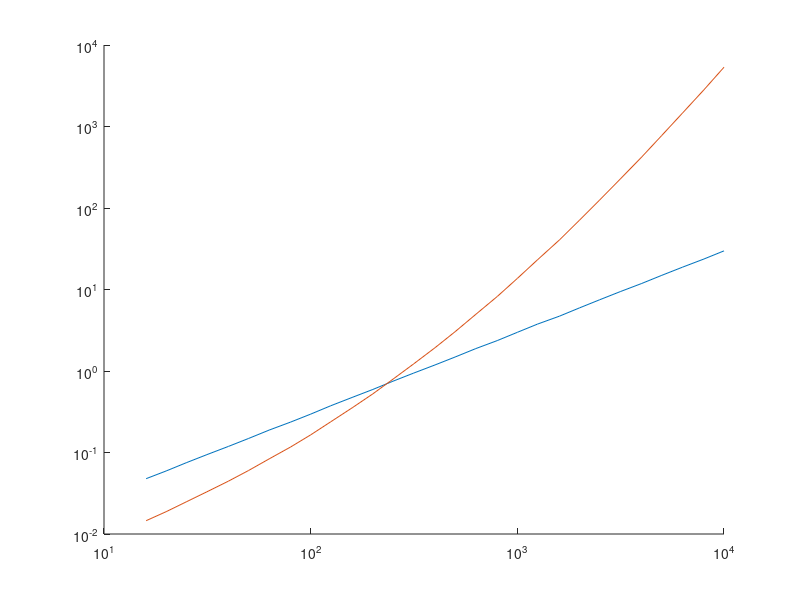

This chart was generated by the following MATLAB code: (Note: this script raises an error after producing the figure.)
clear all
close all
fig = 1;
fig_flag = 1;

%% Datos

Lx = 1;     % m
Ly = 1.25;  % m
H  = 50e-3; % m

Panel = struct();
Panel.A         = Lx*Ly;    % m^2
Panel.thickness = 5e-3;     % m
Panel.rho       = 2700;     % kg/m^3
Panel.E         = 70e9;     % Pa
Panel.nu        = 0.3;
Panel.D         = Panel.E*Panel.thickness^3/12/(1-Panel.nu^2);

Aire = struct();
Aire.rho        = 1.225;    % kg/m^3
Aire.c          = 343;      % m/s
Aire.V          = Panel.A*H;                      
Aire.A          = 2 * Panel.A + 2*(Lx+Ly) * H ;
Aire.L          = 4*(Lx+Ly+H);

%% /////// APARTADO A /////// %%
%% Número de modos por banda

% Frecuencias en bandas de tercio de octava con la siguiente estrcutura:
%   Límite inferior, Frecuencia central, Límite superior, Incremento
try 
    load('Frecuencias.mat','Frecuencias');
catch
    disp('Error al cargar Frecuencias.mat')
end

% Paneles
Panel.modos(:,:) = Frecuencias(:,:);
Panel.modos(:,5) = Panel.A/4/pi * (Panel.rho*Panel.thickness/Panel.D)^0.5; % modos/(rad/s)
Panel.modos(:,6) = Panel.modos(:,5) .* Panel.modos(:,4);

% Capas de aire
Aire.modos(:,:) = Frecuencias(:,:);
Aire.modos(:,5) = Aire.V/pi/Aire.c * (Frecuencias(:,2).*2*pi ./ Aire.c).^2 +...
    Aire.A/4/Aire.c * (Frecuencias(:,2).*2*pi ./ Aire.c) + ...
    Aire.L/8/Aire.c; % modos/(rad/s)
Aire.modos(:,6) = Aire.modos(:,5) .* Aire.modos(:,4);

% Requisito para el SEA

idx = min(find(Panel.modos(:,6)>5));
Panel.f_SEA = Panel.modos(idx,2);

idx = min(find(Aire.modos(:,6)>5));
Aire.f_SEA = Aire.modos(idx,2);

clear idx

SEA_frec = max([Panel.f_SEA, Aire.f_SEA]);

if fig_flag == 1
    figure(fig)
    set(gca, 'XScale', 'log')
    set(gca, 'YScale', 'log')
    hold on
    plot(Panel.modos(:,2),Panel.modos(:,6), 'DisplayName', 'Panel')
    plot(Aire.modos(:,2), Aire.modos(:,6),  'DisplayName', 'Aire' )
    yline(5,'--','Color','k','DisplayName', 'N=5')
    xline(Panel.f_SEA,'Color','g', 'DisplayName', 'Panel f SEA')
    xline(Aire.f_SEA,'Color','y', 'DisplayName', 'Aire f SEA')
    grid on
    ylabel('N (Número de modos)')
    xlabel('Frecuencia [Hz]')
    legend('Location','best')
    fig = fig+1;
end


%% /////// APARTADO B /////// %%
%% Factor de pérdidas de acoplamiento

% Frecuencias de la placa
Panel.m   = Panel.rho * Panel.thickness;              % Masa por unidad de superficie
Panel.fc  = (Aire.c^2/2/pi) * (Panel.m/Panel.D)^0.5;  % Frecuencia crítica de la placa
Panel.f11 = (Aire.c^2/4/Panel.fc) * (1/Lx^2+1/Ly^2);  % Primer modo superficial de la placa

% Sigma

A   = Panel.A;
c0  = Aire.c;
P   = 2*(Lx+Ly);
fc  = Panel.fc;
    
for f = 1:length(Frecuencias(:,2))
    frec   = Frecuencias(f,2);
    lambda = (frec/fc)^0.5 ;
    
    if Panel.f11 <= Panel.fc/2
        if frec<Panel.f11
            sigma(f) = 4*A^2*(frec/c0)^2;
        elseif Panel.f11< frec && frec < Panel.fc/2
            A1 = c0*P/A/fc;
            A2 = ((1-lambda^2)*log((1+lambda)/(1-lambda))+2*lambda) / (4*pi^2*(1-lambda^2)^1.5);
            A3 = 2*(2*c0/fc/pi^2)^2;
            A4 = (1-2*lambda^2)/(A*lambda*(1-lambda^2)^0.5);
            sigma(f) = A1 * A2 + A3 * A4;
        elseif Panel.fc/2 < frec && frec < Panel.fc
            A1 = c0*P/A/fc;
            A2 = ((1-lambda^2)*log((1+lambda)/(1-lambda))+2*lambda) / (4*pi^2*(1-lambda^2)^1.5);
            sigma(f) = A1 * A2;
        elseif frec >= Panel.fc
            sigma(f) = 1/(1-fc/frec)^0.5;
        end
    elseif Panel.f11 > Panel.fc/2
        if frec <= Panel.fc
            sigma(f) = 4*A^2*(frec/c0)^2;
        elseif frec > Panel.fc
            sigma(f) = 1/(1-fc/frec)^0.5;
        end
    end
end

clear A1 A2 A3 A4
clear A c0 P fc
clear deltaf deltaW lambda

sigma = sigma';

% Pérdidas panel-aire
Panel.eta = Panel.A*Aire.rho*Aire.c.*sigma./(Panel.rho*Panel.A*Panel.thickness*2*pi.*Frecuencias(:,2));

% Pérdidas aire-panel
Aire.eta  = Panel.eta .* Panel.modos(:,5) ./ Aire.modos(:,5);

% Representación gráfica

if fig_flag == 1
    figure(fig)
    set(gca, 'XScale', 'log')
    hold on
    plot(Frecuencias(:,2), Panel.eta(:), 'DisplayName', 'Panel')
    plot(Frecuencias(:,2), Aire.eta(:),  'DisplayName', 'Aire' )
    grid on
    legend('Location','best')
    ylabel('eta')
    xlabel('Frecuencia [Hz]')
    fig = fig+1;
end

%% /////// APARTADO C /////// %%

% {P_ext(w)} = w * [eta(w)] * {E(w)}

%% /////// APARTADO D /////// %%

%% Ensamblaje (haciendo uso de la clase conjunto de la parte anterior)

% Panel-Aire

eta_pd = 0.015;

Panel.M(1,1,:) = +Panel.eta(:)+eta_pd;
Panel.M(2,1,:) = -Panel.eta(:);
Panel.M(1,2,:) = -Aire.eta(:);
Panel.M(2,2,:) = +Aire.eta(:);

% Aire-Panel

eta_ad = 0.01;

Aire.M(1,1,:) = +Aire.eta(:)+eta_ad;
Aire.M(2,1,:) = -Aire.eta(:);
Aire.M(1,2,:) = -Panel.eta(:);
Aire.M(2,2,:) = +Panel.eta(:);

% Conjuntos
Paneles = [Panel Panel Panel];      
Aires   = [Aire Aire];

% Nodos
Paneles(1).nodes    = [1 2];
Aires(1).nodes      = [2 3];
Paneles(2).nodes    = [3 4];
Aires(2).nodes      = [4 5];

% Ensamblaje
estructura = conjunto({Paneles(1), Paneles(2), Aires(1), Aires(2)},1);  %Hay que quitar el último panel porque no tiene aire detrás
estructura.M(5,5,:) = estructura.M(5,5,:) + eta_pd;                     %Faltaba la disipación del último panel

%% Potencias externas aplicadas

% Valores de la tabla
Frecuencias_list = [16 1e3 1250 1600 2000 2500 3150 4000 5000 1e4];

Potencias_list = [  10  10   20   35   50   80  100  150  100 100;...
                    4.35 4.35 8.7 15.2 21.74 36.96 39.13 45.65 43.47 43.47;...
                    10  10   20   35   50   80  100  150  100 100] ; % W            
                
% Columna con frecuencias (Hz)
for p=1:length(Paneles)
    Paneles(p).p_ext(:,1) = Frecuencias(:,2);
end

% Columna con potencias (W)

f = 1;                
                            
Paneles(1).p_ext(f,2) = 10;
Paneles(2).p_ext(f,2) = 4.35;
Paneles(3).p_ext(f,2) = 10;
                      
for f=2:length(Frecuencias)
     
    if Frecuencias(f,2) > Frecuencias_list(1) && Frecuencias(f,2) <= Frecuencias_list(2) l = 1; end
    if Frecuencias(f,2) > Frecuencias_list(2) && Frecuencias(f,2) <= Frecuencias_list(3) l = 2; end
    if Frecuencias(f,2) > Frecuencias_list(3) && Frecuencias(f,2) <= Frecuencias_list(4) l = 3; end
    if Frecuencias(f,2) > Frecuencias_list(4) && Frecuencias(f,2) <= Frecuencias_list(5) l = 4; end
    if Frecuencias(f,2) > Frecuencias_list(5) && Frecuencias(f,2) <= Frecuencias_list(6) l = 5; end
    if Frecuencias(f,2) > Frecuencias_list(6) && Frecuencias(f,2) <= Frecuencias_list(7) l = 6; end
    if Frecuencias(f,2) > Frecuencias_list(7) && Frecuencias(f,2) <= Frecuencias_list(8) l = 7; end
    if Frecuencias(f,2) > Frecuencias_list(8) && Frecuencias(f,2) <= Frecuencias_list(9) l = 8; end
    if Frecuencias(f,2) > Frecuencias_list(9) && Frecuencias(f,2) <= Frecuencias_list(10) l = 9; end
    
    for p=1:length(Paneles)
        deltaW = (Potencias_list(p,l+1) - Potencias_list(p,l))  / (Frecuencias_list(l+1) - Frecuencias_list(l)) ;
        deltaf = Frecuencias(f,2) - Frecuencias_list(l);
        Paneles(p).p_ext(f,2) = Paneles(p).p_ext(f-1,2) + deltaW*deltaf;
        dW(l) = deltaW;
        df(l) = deltaf;
    end

end

clear l Frecuencias_list Potencias_list

% Comprobación visual

if fig_flag == 1
    figure(fig)
    hold on
    for p=1:length(Paneles)
        plot(Paneles(p).p_ext(:,1),Paneles(p).p_ext(:,2), 'DisplayName', ['Panel',num2str(p)])
    end
    grid on
    legend()
    ylabel('P ext [W]')
    xlabel('Frecuencia [Hz]')
    fig = fig+1;
end

% En un único vector

Z = zeros(length(Frecuencias(:,2)),1);
P_ext = [Paneles(1).p_ext(:,2) Z Paneles(2).p_ext(:,2) Z Paneles(3).p_ext(:,2)]';
P_ext = P_ext';

%% Energías 

idx = find(Frecuencias(:,2)>SEA_frec);

for f = idx(1):idx(end)
    omega = Frecuencias(f,2) * 2 * pi;
    M = estructura.M(:,:,f); % Porque el último panel no tiene aire luego
    P = P_ext(f,:)';
    E(f,:) = 1/omega .* inv(M) * P;
end

clear omega M P

% Representación gráfica

if fig_flag == 1
    figure(fig)
    set(gca, 'XScale', 'log')
    set(gca, 'YScale', 'log')
    hold on
    display_names = {'Panel 1', 'Aire 1', 'Panel 2', 'Aire 2', 'Panel 3'};
    for p = 1:length(E(1,:))
        FF = Frecuencias(idx,2);
        EE = E(idx,p);
        plot(FF,EE,'DisplayName',display_names{p});
    end
    grid on
    legend()
    ylabel('E [J]')
    xlabel('Frecuencia [Hz]')
    fig = fig+1;
end

clear EE FF


%% /////// APARTADO E /////// %%

%% Velocidad media en los paneles
% E = 1/2 * m * v^2

vrms(:,1:3) = (2*E(:,[1,3,5])./Panel.A/Panel.rho/Panel.thickness).^0.5;

if fig_flag == 1
    figure(fig)
    set(gca, 'XScale', 'log')
    set(gca, 'YScale', 'log')
    hold on
    display_names = {'Panel 1', 'Panel 2' 'Panel 3'};
    for p = 1:length(vrms(1,:))
        FF = Frecuencias(idx,2);
        vv = vrms(idx,p);
        plot(FF,vv,'DisplayName',display_names{p});
    end
    grid on
    legend()
    ylabel('v [m/s]')
    xlabel('Frecuencia [Hz]')
    fig = fig+1;
end

clear FF vv

%% Presión media en las capas de aire
% E = V * P^2 / (rho*c0^2)

Prms(:,1:2) = (E(:,[2,4])./Aire.V * Aire.rho * Aire.c^2).^0.5;

if fig_flag == 1
    figure(fig)
    set(gca, 'XScale', 'log')
    set(gca, 'YScale', 'log')
    hold on
    display_names = {'Aire 1', 'Aire 2'};
    for p = 1:length(Prms(1,:))
        FF = Frecuencias(idx,2);
        PP = Prms(idx,p);
        plot(FF,PP,'DisplayName',display_names{p});
    end
    grid on
    legend()
    ylabel('P [Pa]')
    xlabel('Frecuencia [Hz]')
    fig = fig+1;
end

clear FF PP
